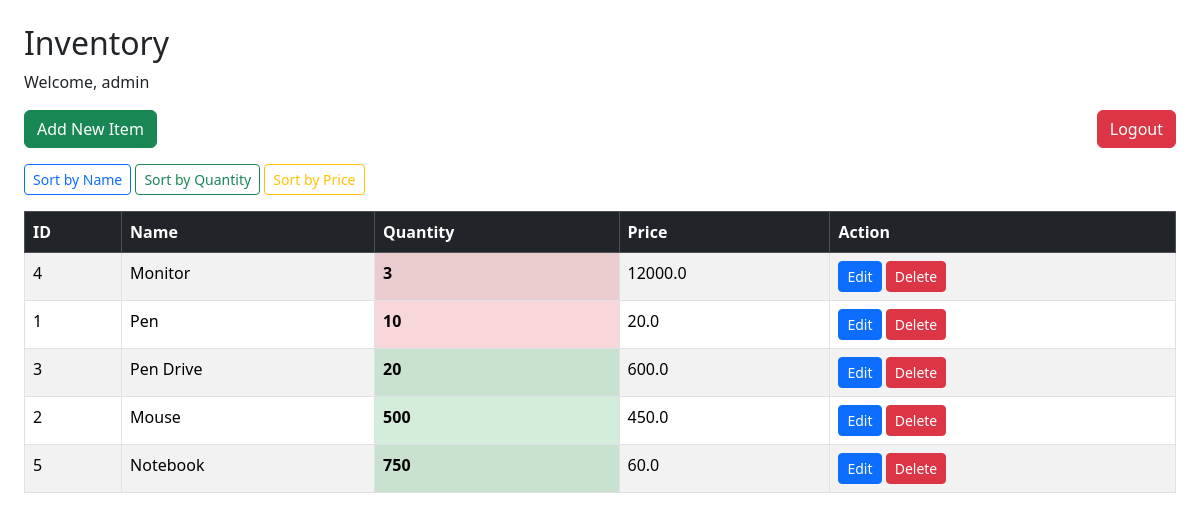
Page /?sort=quantity (signed in) on the committed database.
### tables this page shows
CREATE TABLE inventory(
                id INTEGER PRIMARY KEY AUTOINCREMENT,
                name TEXT NOT NULL,
                quantity INTEGER NOT NULL,
                price REAL NOT NULL
                );

### app.py (the view)
@app.route("/")
def home():
    if "user" not in session:
        return redirect(url_for("login"))
    search = request.args.get("search", "")
    sort_by = request.args.get("sort", "")
    items = db.get_all_items()
    if search:
        items = [ item for item in items if search.lower() in item[1].lower() ]
    if sort_by == "name":
        items.sort(key = lambda x : x[1].lower())
    elif sort_by == "quantity":
        items.sort(key = lambda x : x[2])
    elif sort_by == "price":
        items.sort(key = lambda x : x[3])
    return render_template("inventory.html", items=items, search = search, sort_by = sort_by )

### db.py (called while the page is built)
def get_all_items():
    conn = sqlite3.connect(DB_NAME)
    cr = conn.cursor()
    cr.execute('SELECT * FROM inventory')
    items = cr.fetchall()
    conn.close()
    return items

### templates/inventory.html (shortened to what this page needs)
<!DOCTYPE html>
<html>
<head>
    <link href="https://cdn.jsdelivr.net/npm/bootstrap@5.3.2/dist/css/bootstrap.min.css" rel="stylesheet">
</head>
<body class="p-4">
    <h2>Inventory</h2>
    <p>Welcome, {{ session['user'] }}</p>
    <a href="/logout" class="btn btn-danger mb-3 float-end">Logout</a>
<a href="/add" class="btn btn-success mb-3">Add New Item</a>
<div class="mb-3">
    <a href="/?sort=name" class="btn btn-outline-primary btn-sm">Sort by Name</a>
    <a href="/?sort=quantity" class="btn btn-outline-success btn-sm">Sort by Quantity</a>
    <a href="/?sort=price" class="btn btn-outline-warning btn-sm">Sort by Price</a>
</div>
<table class="table table-bordered table-striped">
    <thead class="table-dark">
        <tr>
            <th>ID</th>
            <th>Name</th>
            <th>Quantity</th>
            <th>Price</th>
            <th>Action</th>
        </tr>
    </thead>
        <tbody>
            {% for item in items %}
            <tr>
                <td>{{ item[0] }}</td>
                <td>{{ item[1] }}</td>
                <td class="{% if item[2]|int <= 10 %}low-stock{% else %}sufficient-stock{% endif %}">
                    {{ item[2] }}
                </td>
                <td>{{ item[3] }}</td>
                <td>
                    <a href="/edit/{{ item[0] }}" class="btn btn-primary btn-sm">Edit</a>
                    <a href="/delete/{{ item[0] }}" class="btn btn-danger btn-sm">Delete</a>
                </td>
            </tr>
            {% endfor %}
        </tbody>
    </table>
</body>
</html>

### templates/inventory.html (style rules this page uses)
.low-stock { background-color: #f8d7da !important; color: #721c24; font-weight: bold; }
.sufficient-stock { background-color: #d4edda !important; color: #155724; font-weight: bold; }

### rows in the picture
inventory: id "4", name "Monitor", quantity "3", price "12000.0"
inventory: id "1", name "Pen", quantity "10", price "20.0"
inventory: id "3", name "Pen Drive", quantity "20", price "600.0"
inventory: id "2", name "Mouse", quantity "500", price "450.0"
inventory: id "5", name "Notebook", quantity "750", price "60.0"

### other values in the picture
{{ session['user'] }} "admin"
